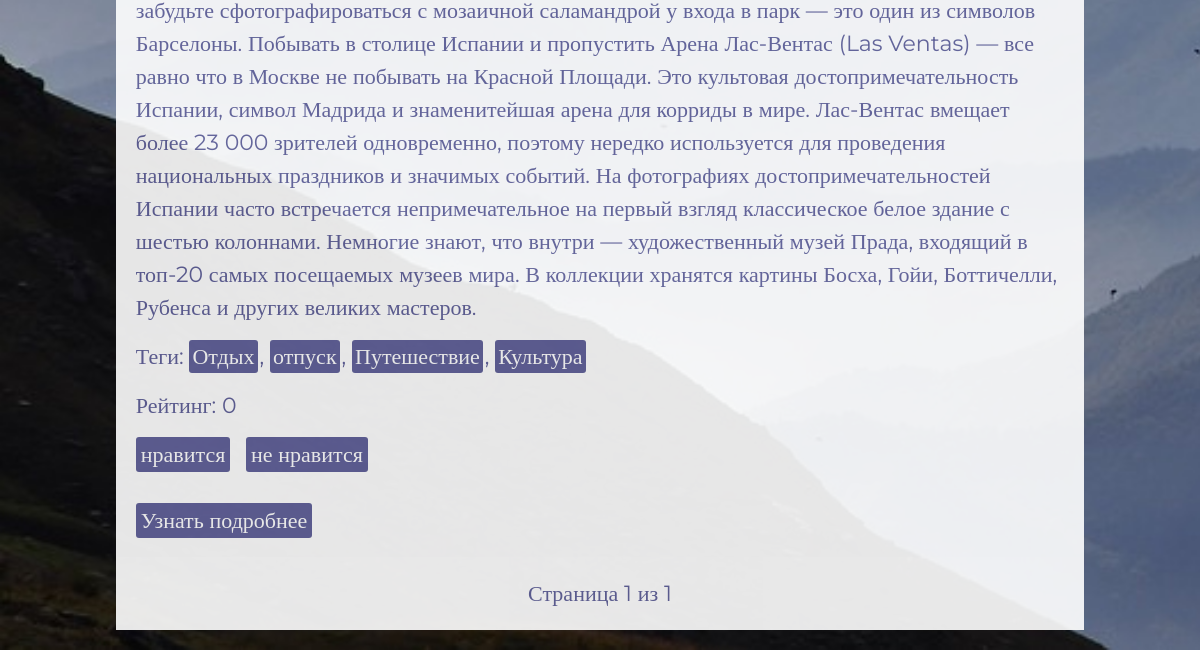
Page /posts/country/213/ (signed in, lower part) on the earlier database version.
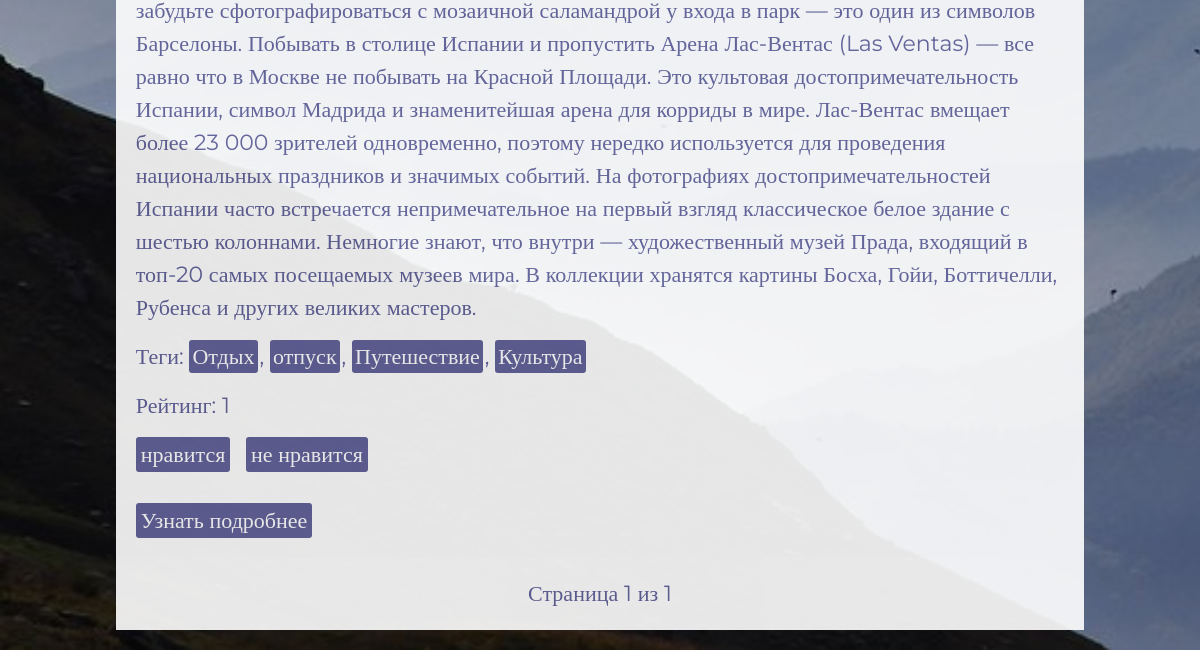
Same page on the later database version.
### user/models.py (models this page shows, shortened)
class Post(models.Model):
    create_date = models.DateTimeField(auto_now_add=True)
    author = models.ForeignKey(User, on_delete=models.CASCADE,  verbose_name='Автор', blank=False, null=True, related_name='posts')
    countries = models.ManyToManyField(Country, blank=False, verbose_name="Страны")
    subject = models.CharField(max_length=255, blank=False, null=True, verbose_name='Тема')
    body = models.TextField(validators=[MinLengthValidator(3)], blank=False, null=True, verbose_name='Тело поста')
    photos = models.ManyToManyField(Photo, blank=True, verbose_name='Фотографии')
    tags = models.ManyToManyField(Tag, blank=True, verbose_name='Теги')
    rating = models.IntegerField(default=0, verbose_name='Рейтинг')
    last_lifted_at = models.DateTimeField(null=True, blank=True, verbose_name='Последнее время поднятия')
    class Meta:
        verbose_name = 'Пост'
        verbose_name_plural = 'Посты'

### user/views.py (the view)
# urls.py: path('posts/country/<int:country_id>/', views.posts_by_country_view, name='posts_by_country'),
@login_required
def posts_by_country_view(request, country_id):
    cache_key_profile = f"profile_{request.user.id}"
    profile = cache.get(cache_key_profile)
    if not profile:
        profile = Profile.objects.get(user=request.user)
        cache.set(cache_key_profile, profile, timeout=60*5)
    blocked_response = check_user_blocked(profile)
    if blocked_response:
        return blocked_response
    active_link = 'posts_by_country_view'
    cache_key_country = f"country_{country_id}"
    country = cache.get(cache_key_country)
    if not country:
        country = get_object_or_404(Country, id=country_id)
        cache.set(cache_key_country, country, timeout=60*5)
    cache_key_posts = f"posts_by_country_{country_id}"
    posts = cache.get(cache_key_posts)
    if not posts:
        posts = Post.objects.filter(countries=country).order_by('-create_date')
        cache.set(cache_key_posts, posts, timeout=60*5)
    paginator = Paginator(posts, 10)
    page_number = request.GET.get('page')
    page_obj = paginator.get_page(page_number)
    context = {
        'active_link': active_link,
        'country': country,
        'posts': page_obj,
    }
    return render(request, 'country/country_detail.html', context)

### user/context_processors.py (called while the page is built)
def global_context(request):
    latest_posts = Post.objects.order_by('-create_date')[:3]
    tag_cloud = Tag.objects.all()
    top_users = Profile.objects.annotate(
        posts_count=Count('user__posts'),
        total_rating=Sum('user__posts__rating')
    ).filter(total_rating__gt=0).order_by('-total_rating')[:5]
    return {
        'latest_posts': latest_posts,
        'tag_cloud': tag_cloud,
        'top_users': top_users,
    }

### user/permissions.py (called while the page is built)
def check_user_blocked(profile):
    if profile.is_blocked:
        return HttpResponse("Ваш аккаунт заблокирован. Вы не можете создавать посты.", status=403)
    return None

### templates/country/country_detail.html (shortened to what this page needs)
{% extends 'base.html' %}
{% block extra_css %}
    {% load static %}
    <link rel="stylesheet" href="{% static 'css/country_detail.css' %}">
{% endblock %}
{% block content %}
<div id="wrapper">
    {% if active_link == 'posts_by_country_view' %}
        {% for post in posts %}
        <div id="lenta">
        <br>
        <br>
        <div id="info-text">
            <p>
            </p>
        </div>
        <div id="teg">
            {% if post.countries.exists %}
                <p>Теги:
                    {% for tag in post.tags.all %}
                    <a href="{% url 'posts_by_tag' tag.id %}">{{ tag.name }}</a>{% if not forloop.last %}, {% endif %}
                    {% endfor %}
                </p>
            {% else %}
                <p>Теги не указаны</p>
            {% endif %}
        </div>
        <div id="rating-{{ post.id }}">
            <p>Рейтинг: <span class="rating-value">{{ post.rating }}</span></p>
            {% if request.user.is_authenticated %}
                {% if post.author != request.user %}
                    <div class="rating-buttons">
                        <a href="#" class="increase-rating" data-post-id="{{ post.id }}">нравится</a>
                        <a href="#" class="decrease-rating" data-post-id="{{ post.id }}">не нравится</a>
                    </div>
                {% endif %}
            {% endif %}
        </div>
        <br>
        <div id="detail-post-link">
            <a href="{% url 'post_detail' post.id %}">Узнать подробнее</a>
        </div>
    </div>
        {% endfor %}
        <div id="lenta">
            <div id="poginator-button">
                <span id="step-links">
                    <span id="current">
                        Страница {{ posts.number }} из {{ posts.paginator.num_pages }}
                    </span>
                </span>
            </div>
        </div>
    {% endif %}
</div>
{% endblock %}

Differences in the rows shown:
changed Post: rating "0" → "1"
